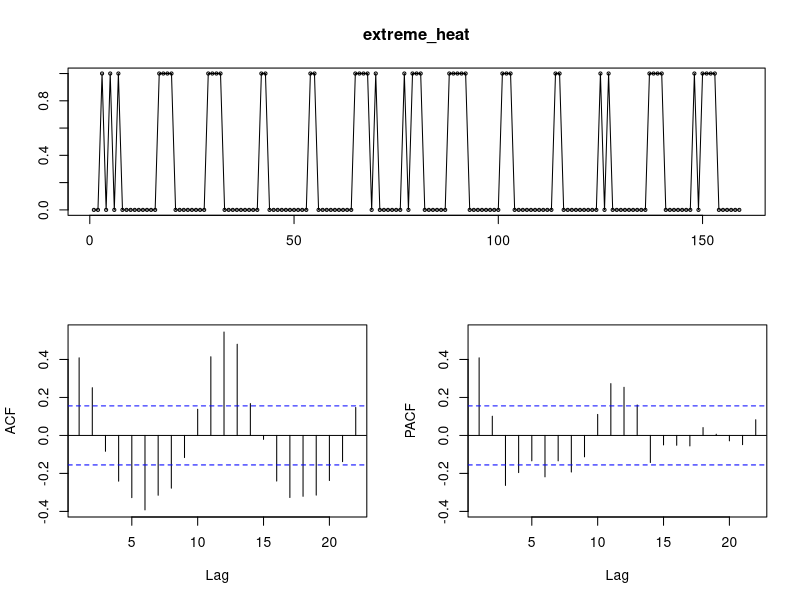
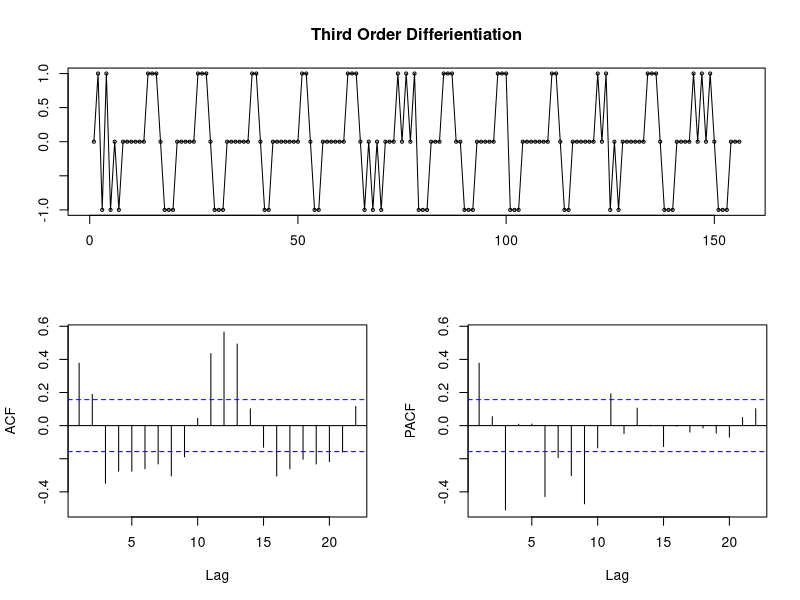
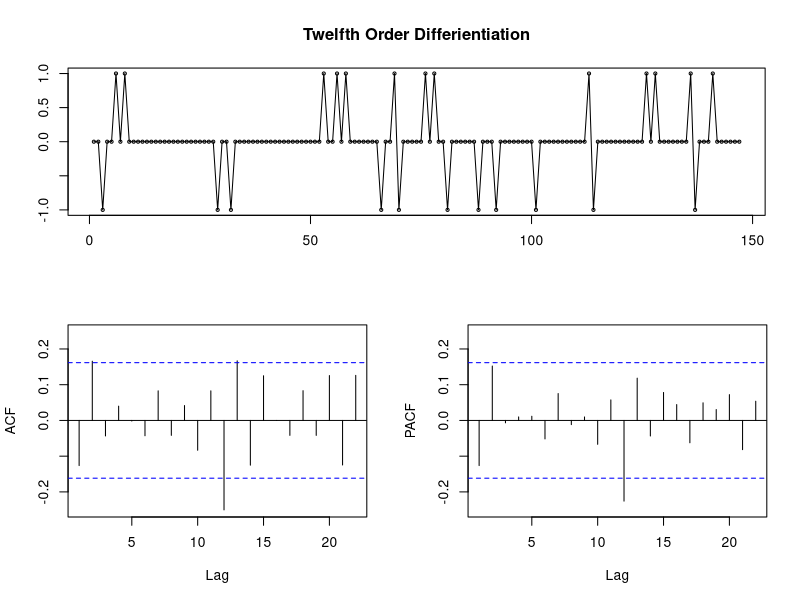
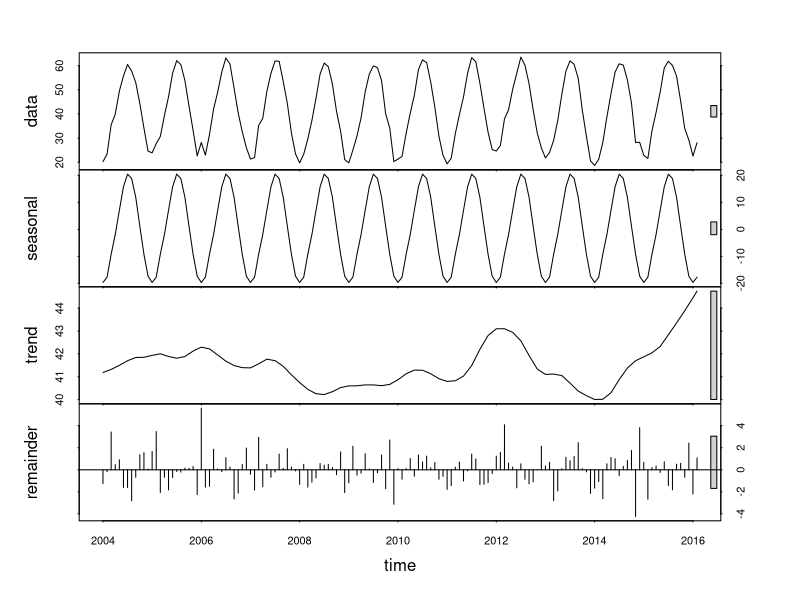
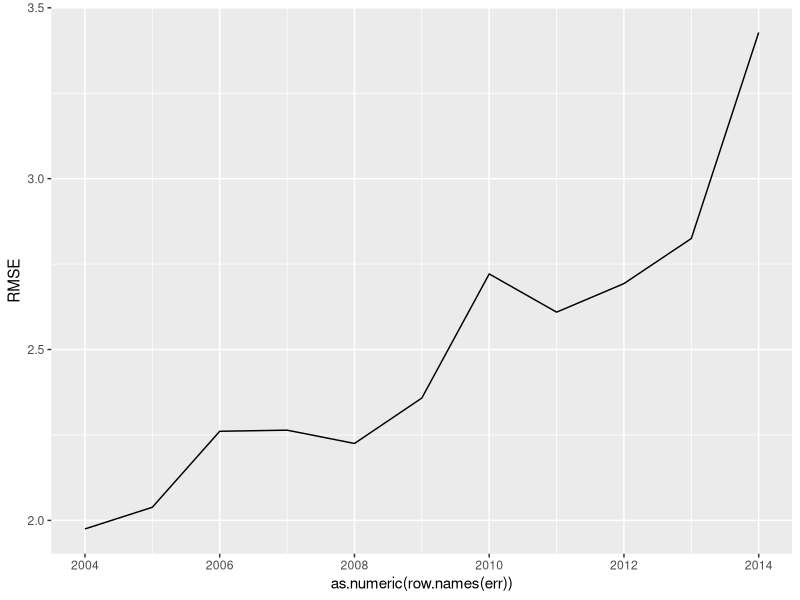
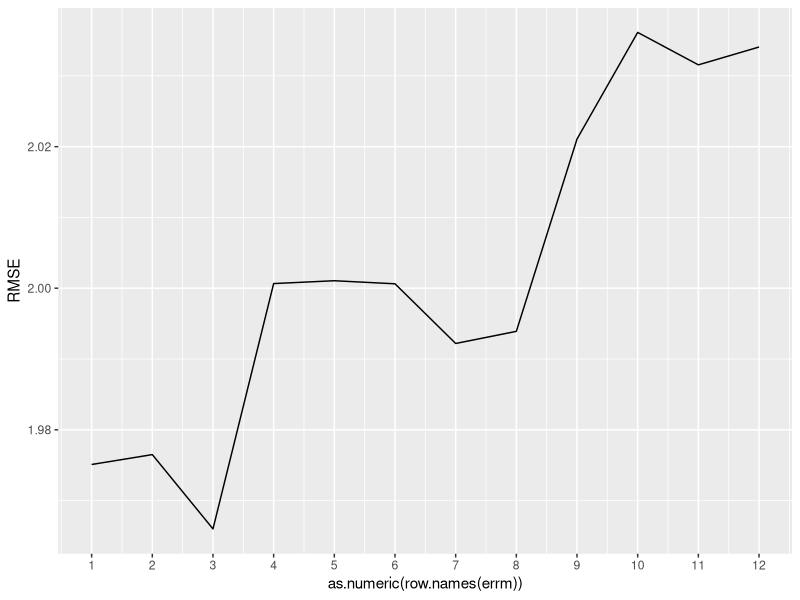
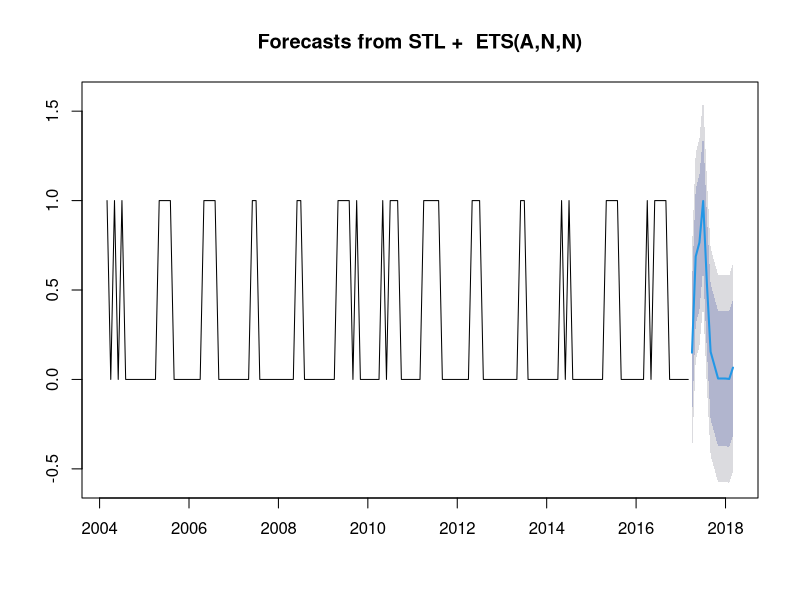
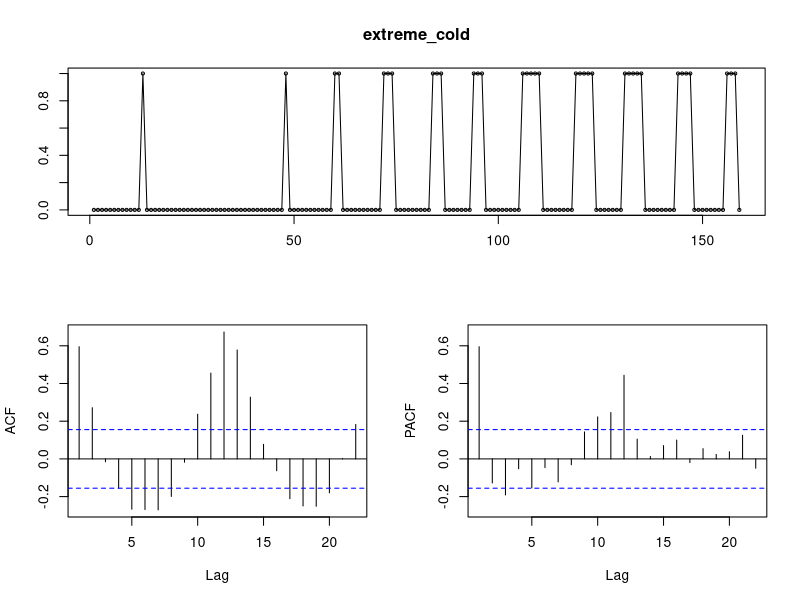

Recreate these plots in R, in order.
## ---- chunk 1
library(readr)
google <- na.omit(read_csv("data/google.csv", col_types = cols(date = col_date(format = "%Y-%m-%d"))))
temp <- na.omit(read_csv("data/temp.csv", col_types = cols(date = col_date(format = "%Y-%m-%d"))))
rmse <- function(l, r) {
  sqrt(sum((l - r)^2)/NROW(l))
}
exp_rmse <- function(l, r) {
  rmse(exp(l), exp(r))
}
## ---- chunk 2
# extreme_heat will be 1 when heatwave > mean(heatwave)
extreme_heat <- as.numeric(google$heatwave > mean(google$heatwave))
# extreme_cold will be 1 when snow_storm > mean(snow_storm) and extreme_weather > mean(extreme_weather)
extreme_cold <- as.numeric(google$snow_storm > mean(google$snow_storm) & google$extreme_weather > mean(google$extreme_weather))
## ---- chunk 3
library(forecast)
tsdisplay(extreme_heat,main="extreme_heat")
tsdisplay(diff(extreme_heat, 3), main="Third Order Differientiation")
tsdisplay(diff(extreme_heat, 12), main="Twelfth Order Differientiation")
## ---- chunk 4
sextreme_heat = ts(extreme_heat, start = c(2004, 1), frequency=12)
smin_temp_val = ts(temp$min_temp_val, start = c(1895, 1), frequency=12)
train = window(smin_temp_val, start = c(2004, 1), end = c(2016, 2))
test = window(smin_temp_val, start = c(2016,3), end = c(2017, 2))
## ---- chunk 5
snaive = snaive(train, h = 12)
accuracy(snaive, test)
## ---- chunk 6
decomp = stl(train, s.window="periodic")
plot(decomp)
## ---- chunk 7
stlfk_naive = forecast(decomp, method="naive", h=12)
summary(stlfk_naive)
accuracy(stlfk_naive, test)
## ---- chunk 8
stlfk_ets = forecast(decomp, method="ets", h=12)
summary(stlfk_ets)
accuracy(stlfk_ets, test)
## ---- chunk 9
stlfk_arima = forecast(decomp, method="arima", h=12)
summary(stlfk_arima)
accuracy(stlfk_arima, test)
## ---- chunk 10
autofit = auto.arima(train, seasonal=TRUE)
print(autofit)
autofk = forecast(autofit,h=12)
accuracy(autofk,test)
## ---- chunk 11
custfit = Arima(train, order=c(3,0,0), seasonal=c(2,1,2))
print(custfit)
custfk = forecast(custfit,h=12)
accuracy(custfk,test)
## ---- chunk 12
library(ggplot2)
err = data.frame("RMSE" = rep(0, 2014-2004+1), row.names = seq(2004, 2014))
for (y in 2004:2014){
    model = stl(window(train, start=c(y,1)), s.window="periodic")
    rmse = accuracy(forecast(model, method="ets", h=12),test)[2,"RMSE"]
    err[as.character(y),] = rmse
}
ggplot(err)+geom_line(aes(x=as.numeric(row.names(err)), y=RMSE))
## ---- chunk 13
errm = data.frame("RMSE" = rep(0, 12), row.names = seq(1, 12))
for (m in 1:12){
    model = stl(window(train, start=c(2004,m)), s.window="periodic")
    rmse = accuracy(forecast(model, method="ets", h=12),test)[2,"RMSE"]
    errm[as.character(m),] = rmse
}
ggplot(errm)+geom_line(aes(x=as.numeric(row.names(errm)), y=RMSE))+scale_x_continuous(breaks=seq(1,12))
## ---- chunk 14
train_final = window(sextreme_heat, start=c(2004,3), end=c(2017,3))
model = stl(train_final, s.window="periodic")
yearly_forecast = forecast(model, method="ets", h=12)
plot(yearly_forecast)
## ---- chunk 15
library(forecast)
tsdisplay(extreme_cold,main="extreme_cold")
tsdisplay(diff(extreme_cold, 3), main="Third Order Differientiation")
tsdisplay(diff(extreme_cold, 12), main="Twelfth Order Differientiation")
## ---- chunk 16
sextreme_cold = ts(extreme_cold, start = c(2004, 1), frequency=12)
train = window(sextreme_cold, start = c(2004, 1), end = c(2016, 2))
test = window(sextreme_cold, start = c(2016,3), end = c(2017, 2))
## ---- chunk 17
snaive = snaive(train, h = 12)
accuracy(snaive, test)
## ---- chunk 18
decomp = stl(train, s.window="periodic")
plot(decomp)
## ---- chunk 19
stlfk_naive = forecast(decomp, method="naive", h=12)
summary(stlfk_naive)
accuracy(stlfk_naive, test)
## ---- chunk 20
stlfk_ets = forecast(decomp, method="ets", h=12)
summary(stlfk_ets)
accuracy(stlfk_ets, test)
## ---- chunk 21
stlfk_arima = forecast(decomp, method="arima", h=12)
summary(stlfk_arima)
accuracy(stlfk_arima, test)
## ---- chunk 22
autofit = auto.arima(train, seasonal=TRUE)
print(autofit)
autofk = forecast(autofit,h=12)
accuracy(autofk,test)
## ---- chunk 23
custfit = Arima(train, order=c(4,1,1), seasonal=c(1,0,0))
print(custfit)
custfk = forecast(custfit,h=12)
accuracy(custfk,test)
## ---- chunk 24
library(ggplot2)
err = data.frame("RMSE" = rep(0, 2014-2004+1), row.names = seq(2004, 2014))
for (y in 2004:2014){
    model = Arima(window(train, start=c(y,1)), order=c(4,1,1), seasonal=c(1,0,0))
    rmse = accuracy(forecast(model,h=12),test)[2,"RMSE"]
    err[as.character(y),] = rmse
}
ggplot(err)+geom_line(aes(x=as.numeric(row.names(err)), y=RMSE))
## ---- chunk 25
errm = data.frame("RMSE" = rep(0, 12), row.names = seq(1, 12))
for (m in 1:12){
    model = Arima(window(train, start=c(2007,m)), order=c(4,1,1), seasonal=c(1,0,0))
    rmse = accuracy(forecast(model,h=12),test)[2,"RMSE"]
    errm[as.character(m),] = rmse
}
ggplot(errm)+geom_line(aes(x=as.numeric(row.names(errm)), y=RMSE))+scale_x_continuous(breaks=seq(1,12))
## ---- chunk 26
rollwitme = function(lgas){
    RMSE = rep(0,9)
    for (y in 2004:2007){
        tr = window(lgas, start=c(y,3), end=c(y+8,2))
        te = window(lgas, start=c(y+8,3), end=c(y+9,2))
        model = Arima(tr, order=c(4,1,1), seasonal=c(1,0,0))
        RMSE[y+1-2004] = accuracy(forecast(model,h=12),te)[2,"RMSE"] 
    }
    return(RMSE)
}
## ---- chunk 27
plot(2008:2016, rollwitme(sextreme_cold), type = 'l', main = "RMSE of a 9 year training set seasonal ARIMA(4,1,1)(1,0,0) forecast", ylab = "RMSE", xlab = "Forecasted year")
## ---- chunk 28
rollwitme = function(lgas){
    RMSE = rep(0,12)
    for (y in 2004:2015){
        tr = window(lgas, start=c(y,3), end=c(y+1,2))
        te = window(lgas, start=c(y+1,3), end=c(y+2,2))
        pred = snaive(tr, h = 12)
        RMSE[y+1-2004] = accuracy(pred,te)[2,"RMSE"] 
    }
    return(RMSE)
}
## ---- chunk 29
plot(2005:2016, rollwitme(sextreme_cold), type = 'l', main = "RMSE of a 1 year training set snaive forecast", ylab = "RMSE", xlab = "Forecasted year")
## ---- chunk 30
train_final = window(sextreme_cold, start=c(2004,3), end=c(2017,3))
model = Arima(train_final, order=c(4,1,1), seasonal=c(1,0,0))
yearly_forecast = forecast(model,h=12)
plot(yearly_forecast)
